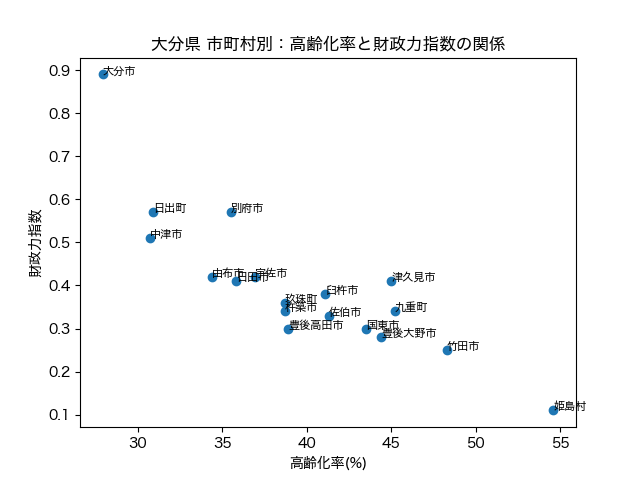

Here is the Python script that generated this plot:
# 大分県の市町村別に「高齢化率」と「財政力指数」の関係を散布図で見る
import urllib.request
import urllib.parse
import json
import pandas as pd
import matplotlib.pyplot as plt
import matplotlib

matplotlib.rcParams['font.family'] = 'Hiragino Sans'

# APIキーをファイルから読み込み
appid = open("appid.txt").read().strip()

# ①高齢化率を取得
params = {
    "appId": appid,
    "statsDataId": "0003448299",
    "cdTab": "105",
    "cdCat01": "130",
    "cdCat02": "100",
    "limit": 100000,
}

api_url =  "https://api.e-stat.go.jp/rest/3.0/app/json/getStatsData?" + urllib.parse.urlencode(params)
data = json.loads(urllib.request.urlopen(api_url).read())
値リスト = data["GET_STATS_DATA"]["STATISTICAL_DATA"]["DATA_INF"]["VALUE"]

クラス一覧 = data["GET_STATS_DATA"]["STATISTICAL_DATA"]["CLASS_INF"]["CLASS_OBJ"]

# 地域コード　→ 市町村名に変換表の作成
名前 = {}
for 軸 in クラス一覧:
    if 軸["@id"] == "area":
        for c in 軸["CLASS"]:
            名前[c["@code"]] = c["@name"]

# 大分の１８市町村だけ「コード　→ 高齢化率」の辞書にする
高齢化 = {}
for v in 値リスト:
    code = v["@area"]
    if code.startswith("44") and len(code) == 5 and code != "44000":
        高齢化[code] = round(float(v["$"]),1)

print(高齢化)
print(名前["44201"])

# ②財政力指数を取得
params2 = {
    "appId": appid,
    "statsDataId": "0000020204",
    "cdCat01": "D2201",
    "cdTime": "2021100000",
    "limit": 100000,
}

api_url2 =  "https://api.e-stat.go.jp/rest/3.0/app/json/getStatsData?" + urllib.parse.urlencode(params2)
data2 = json.loads(urllib.request.urlopen(api_url2).read())
値リスト2 = data2["GET_STATS_DATA"]["STATISTICAL_DATA"]["DATA_INF"]["VALUE"]

# 大分の１８市町村だけ「コード　→ 財政力指数」の辞書にする
財政 = {}
for v in 値リスト2:
    code = v["@area"]
    if code.startswith("44") and len(code) == 5 and code != "44000":
        財政[code] = float(v["$"])

print(財政)

# 高齢化率と財政力を市町村コードをKeyに1つの表へ結合する
行リスト = []
for code in 高齢化:
    行リスト.append({
        "市町村": 名前[code],
        "高齢化率": 高齢化[code],
        "財政力": 財政[code],
    })

表 = pd.DataFrame(行リスト)
print(表)

# 高齢化率 ✖︎　財政力の散布図を描き、各点に市町村名を添えて保存
plt.scatter(表["高齢化率"], 表["財政力"])

for idx, row in 表.iterrows():
    plt.text(row["高齢化率"], row["財政力"], row["市町村"], fontsize = 8)

plt.xlabel("高齢化率(%)")
plt.ylabel("財政力指数")
plt.title("大分県 市町村別：高齢化率と財政力指数の関係")
plt.savefig("oita_finance.png")
